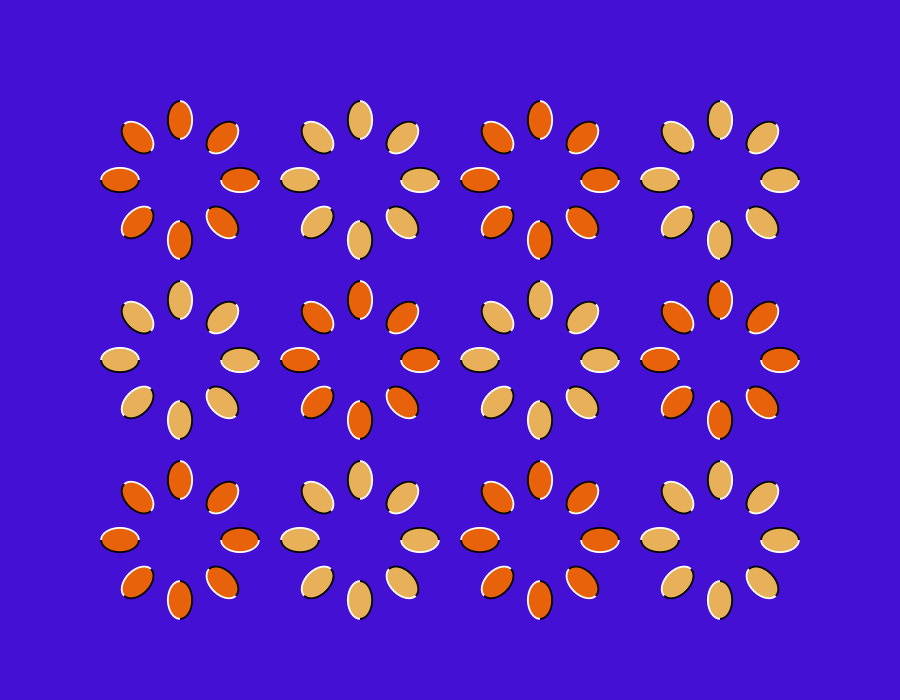
Frame 1 (no input)
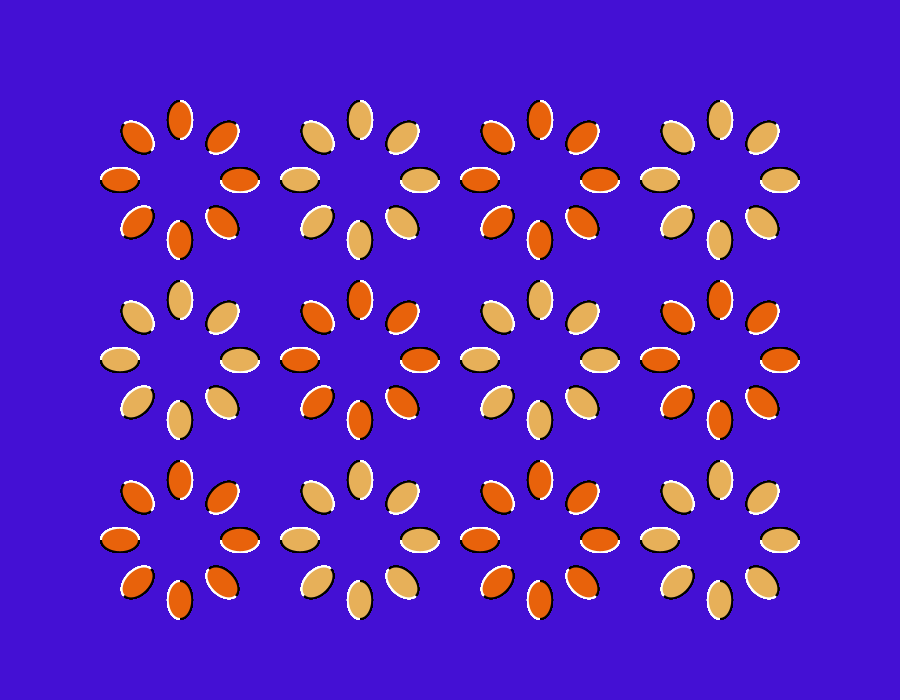
Frame 60 (the mouse pressed at the canvas centre just before this capture)
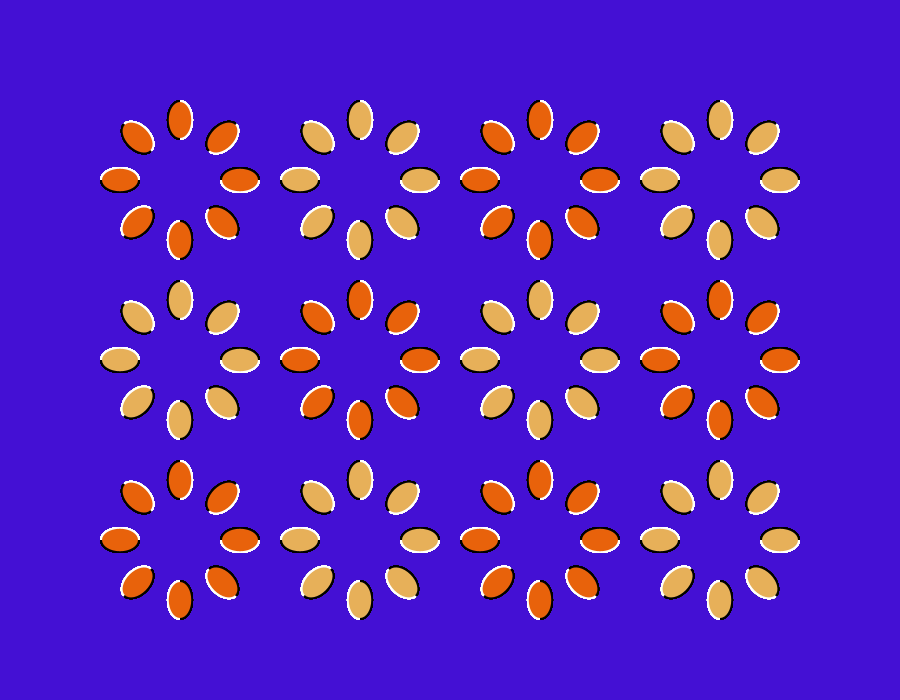
Frame 120 (the mouse held since frame 60 and released just before this capture)

The Processing sketch that drew these frames (run headless with seeded random() and noise(); from frame 60 on, the mouse is pressed at the canvas centre):

// Processing sketch: BrownFlower
// ── BrownFlower.pde
final int NUMBER_OF_ELLIPSES_PER_FLOWER = 8;
final int FLOWER_RADIUS = 60;

final float TOTAL_ANGLE = 2 * PI;
final float ANGLE_BETWEEN_ELLIPSES = TOTAL_ANGLE / NUMBER_OF_ELLIPSES_PER_FLOWER;

final float MAYOR_AXIS_SIZE = 46 * FLOWER_RADIUS / 150;
final float MINOR_AXIS_SIZE = MAYOR_AXIS_SIZE / 1.6;

final float BORDER_PERCENTAGE = 0.10;
final float BORDER_MAYOR_SIZE = MAYOR_AXIS_SIZE * ( 1 + BORDER_PERCENTAGE );
final float BORDER_MINOR_SIZE = MINOR_AXIS_SIZE + (BORDER_MAYOR_SIZE - MAYOR_AXIS_SIZE);


void setup() {
  frameRate(10);
  size(900, 700);
  background(68, 16, 212);
} 

void drawFlower(int x, int y, boolean firstColor) {
  pushMatrix();
  translate(x, y);  
  for (int i = 0 ; i < NUMBER_OF_ELLIPSES_PER_FLOWER ; i++) {
    rotate(ANGLE_BETWEEN_ELLIPSES);
    
    ellipseMode(RADIUS);  
    noStroke();
    
    fill(255, 255, 255);
    arc(FLOWER_RADIUS, 0, BORDER_MAYOR_SIZE, BORDER_MINOR_SIZE, 0, PI); 

    fill(0, 0, 0);
    arc(FLOWER_RADIUS, 0, BORDER_MAYOR_SIZE, BORDER_MINOR_SIZE, PI, 2*PI); 

    if (firstColor) {
      fill(232, 98, 11);
    } else {
      fill(231, 176, 89);
    }

    ellipse(FLOWER_RADIUS, 0, MAYOR_AXIS_SIZE, MINOR_AXIS_SIZE);
  }
  popMatrix();
}

void draw() {
  for (int i = 1; i <= 3; i++) {
    for (int j = 1; j <= 4; j++) {
      drawFlower(j * FLOWER_RADIUS * 3, i * FLOWER_RADIUS * 3, (i + j) % 2 == 0);
    }
  }
}
